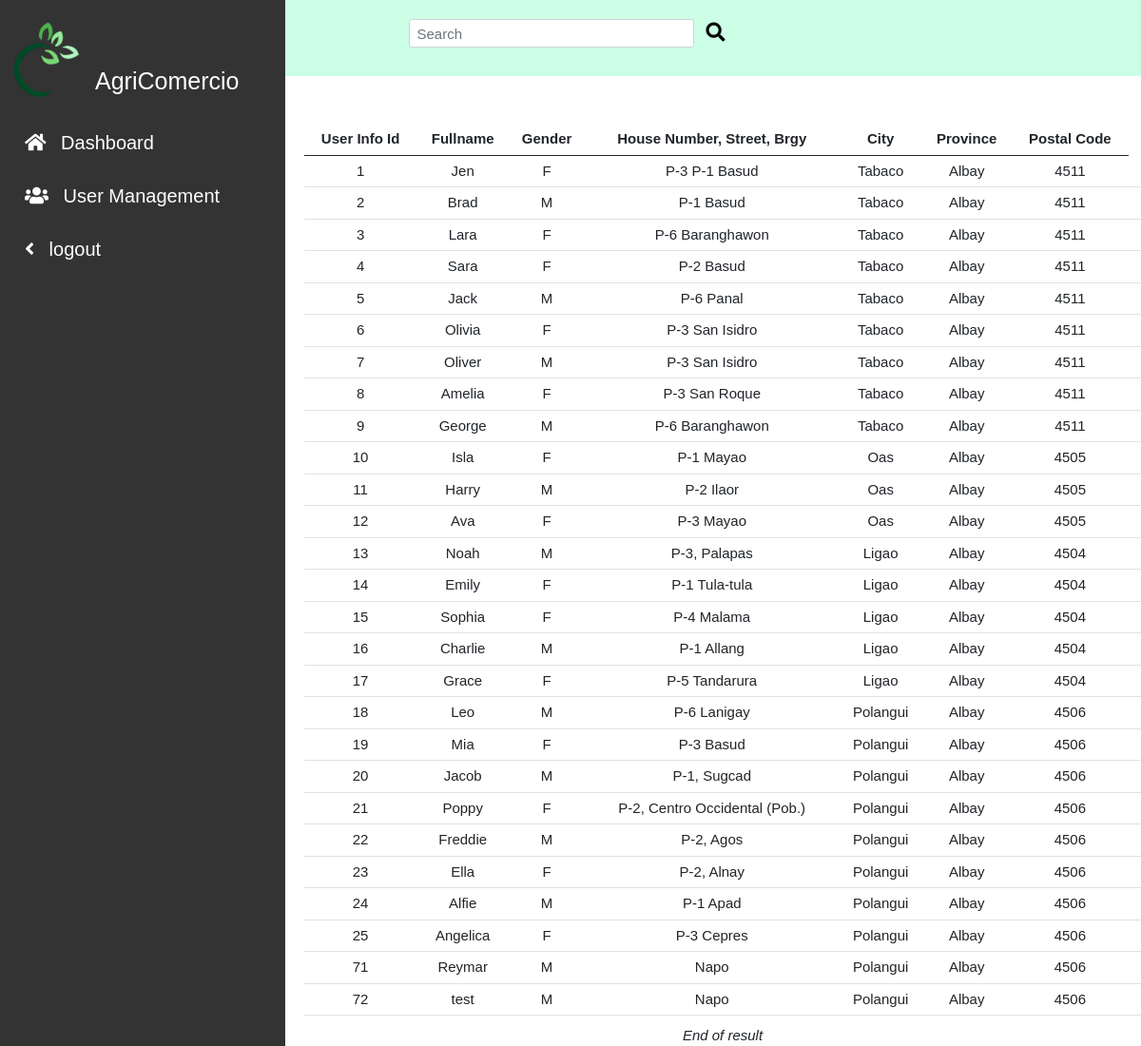
/admin/customer.php, run on an earlier commit of the app's database.
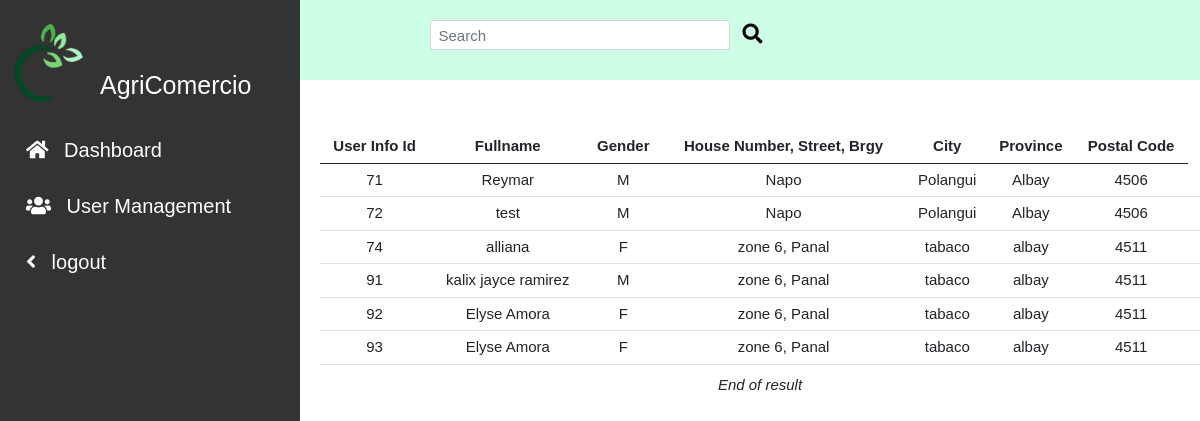
And on a later commit of the database.
### tables this page shows
CREATE TABLE `user_info` (
  `user_info_id` int(11) NOT NULL,
  `user_fullname` varchar(128) NOT NULL,
  `user_id` int(11) NOT NULL,
  `user_ref_num` varchar(64) NOT NULL,
  `gender` varchar(20) NOT NULL,
  `contact_details` int(20) NOT NULL,
  `house_no_street_brgy` varchar(128) NOT NULL,
  `city` varchar(128) NOT NULL,
  `province` varchar(128) NOT NULL,
  `postal_code` int(11) NOT NULL,
  `user_type` varchar(55) NOT NULL
);

### admin/customer.php (the view, shortened to what this page needs)
<!DOCTYPE html>
<?php
include_once ('../includes/db_conn.php');
$searchkey="";
?>
<!DOCTYPE html>
<html lang="en">
<head>
    <link rel="stylesheet" href="../css/bootstrap.min.css">
    <link rel="stylesheet" href="../css/style.css">
    <link rel="stylesheet" href="../css/fontawesome.css">
    <link rel="stylesheet" href="https://cdnjs.cloudflare.com/ajax/libs/font-awesome/5.15.2/css/all.min.css">
</head>
<body>
<header id="header">
<section id= "search">
        <div class = "container-fluid">
            <form action="customer.php" method="GET" class="d-flex">
                <input id="searchbar" name="searchkey" class="form-control me-2" type="search" placeholder="Search" aria-label="Search">
                <button class="btn btn-light" type="submit"><i class="fas fa-search"></i></button>
            </form>
        </div>
    </section>
</header>
<body>
<div class="sidenav">
  <div class="sidenav-title">
    <div class="sidenav_image">
      <img src="../img/logo1.png" alt=""width = "90px ">
      <h1>AgriComercio</h1>
    </div>
  </div>
  <a href="index.php"><i class="fas fa-home"></i> Dashboard</a>
  <a href="user.php"><i class="fas fa-users"></i> User Management</a>
  <a href="../logout.php"><i class="fas fa-angle-left"></i> logout</a>
</div>
<main>
        <div class="main__container">
          <div class="container_fluid">
                <div class="row" id="contentPanel">
                <div class="col-12">
                <?php
                if($searchkey == ""){
                                    $sql =" SELECT
                                    `user_info_id`,
                                    `user_fullname`,
                                    `user_id`,
                                    `gender`,
                                    `contact_details`,
                                    `house_no_street_brgy`,
                                    `city`,
                                    `province`,
                                    `postal_code`,
                                    `user_type`
                                    FROM `user_info`
                                    WHERE user_type = 'Customer';";
                    $stmt=mysqli_stmt_init($conn);
                    if (!mysqli_stmt_prepare($stmt, $sql)){
                    echo "Statement Failed.";
                    exit();
                    }
                }
                mysqli_stmt_execute($stmt);
                $resultData = mysqli_stmt_get_result($stmt);
                $arr=array();
                while($row = mysqli_fetch_assoc($resultData)){
                array_push($arr,$row);
                }
                if(!empty($arr)){
                    echo "<table class='table'>";
                    echo "<thead>";
                    echo "<th> User Info Id </th>";
                    echo "<th> Fullname</th>";
                    echo "<th> Gender </th>";
                    echo "<th> House Number, Street, Brgy </th>";
                    echo "<th> City </th>";
                    echo "<th> Province </th>";
                    echo "<th> Postal Code </th>";
                    echo "</thead>";
                    foreach($arr as $key => $val){
                    echo "<tr>";
                    echo "<td>" . $val ['user_info_id']         . "</td>";
                    echo "<td>" . $val ['user_fullname']   . "</td>";
                    echo "<td>" . $val ['gender']          .  " </td> ";
                    echo "<td>" . $val ['house_no_street_brgy'] .  " </td>";
                    echo "<td>" . $val ['city'] .  " </td>";
                    echo "<td>" . $val ['province'] .  " </td>";
                    echo "<td>" . $val ['postal_code'] .  " </td>";
                    echo "<td>";
                    echo "</tr>";
                    }
                  ?>
                    <?php
                    echo "</table>";
                    }
                    else{
                    echo "<h4> No Records Found.</h4>";
                    }
                ?>
                    <div
                    class='text-center'><em>End of result</em>
                    </div>
                </div>
                </div>
          </div>
      </main>
</body>
</html>

### css/style.css (style rules this page uses)
* { margin: 0; box-sizing: border-box; transition: all .1s linear; font-family: 'Exo 2', sans-serif ; }
html { font-size: 62.5%; scroll-behavior: smooth; }
body { overflow-x: hidden; }
#header { font-size: 1.5rem; font-weight: lighter; background-image:linear-gradient(#99ffcc,#ccffe6) ; }
#search { background:#ccffe6; width: 100vw; height: 10vh; }
#search form { padding: 2rem; justify-content: center; }
#search .form-control { width: 30rem; height: 3rem; font-size: 1.5rem; }
#search button { margin-top: -0.5rem; font-size: 2rem; background: transparent; border: none; }
main { margin-left: 30rem; padding: 0; }
.sidenav { height: 100%; width: 300px; position: fixed; z-index: 1; top: 0; left: 0; background-color:#333333; overflow-x: hidden; padding-top: 20px; }
.sidenav a { padding: 10px 8px 6px 16px; text-decoration: none; font-size: 2rem; color: #fff; display: block; font-weight: lighter; }
.sidenav i { margin: 1rem; color: white; }
.sidenav img { margin-bottom: 6rem; }
.sidenav h1 { color: white; margin-top: -10rem; margin-bottom: 2rem; margin-left: 10rem; }
.main__container { margin-top: 5rem; margin-left: 2rem; text-align: center; justify-content: center; }
.container_fluid .col-12 { font-size: 1.5rem; text-align-last: center; }
.text-center { text-align-last: center; }

What changed in the data, as far as the page shows it:
removed user_info: user_info_id "1", user_fullname "Jen", gender "F", house_no_street_brgy "P-3 P-1 Basud", city "Tabaco", province "Albay", postal_code "4511"
removed user_info: user_info_id "2", user_fullname "Brad", gender "M", house_no_street_brgy "P-1 Basud", city "Tabaco", province "Albay", postal_code "4511"
removed user_info: user_info_id "3", user_fullname "Lara", gender "F", house_no_street_brgy "P-6 Baranghawon", city "Tabaco", province "Albay", postal_code "4511"
removed user_info: user_info_id "4", user_fullname "Sara", gender "F", house_no_street_brgy "P-2 Basud", city "Tabaco", province "Albay", postal_code "4511"
removed user_info: user_info_id "5", user_fullname "Jack", gender "M", house_no_street_brgy "P-6 Panal", city "Tabaco", province "Albay", postal_code "4511"
removed user_info: user_info_id "6", user_fullname "Olivia", gender "F", house_no_street_brgy "P-3 San Isidro", city "Tabaco", province "Albay", postal_code "4511"
removed user_info: user_info_id "7", user_fullname "Oliver", gender "M", house_no_street_brgy "P-3 San Isidro", city "Tabaco", province "Albay", postal_code "4511"
removed user_info: user_info_id "8", user_fullname "Amelia", gender "F", house_no_street_brgy "P-3 San Roque", city "Tabaco", province "Albay", postal_code "4511"
removed user_info: user_info_id "9", user_fullname "George", gender "M", house_no_street_brgy "P-6 Baranghawon", city "Tabaco", province "Albay", postal_code "4511"
removed user_info: user_info_id "10", user_fullname "Isla", gender "F", house_no_street_brgy "P-1 Mayao", city "Oas", province "Albay", postal_code "4505"
removed user_info: user_info_id "11", user_fullname "Harry", gender "M", house_no_street_brgy "P-2 Ilaor", city "Oas", province "Albay", postal_code "4505"
removed user_info: user_info_id "12", user_fullname "Ava", gender "F", house_no_street_brgy "P-3 Mayao", city "Oas", province "Albay", postal_code "4505"
removed user_info: user_info_id "13", user_fullname "Noah", gender "M", house_no_street_brgy "P-3, Palapas", city "Ligao", province "Albay", postal_code "4504"
removed user_info: user_info_id "14", user_fullname "Emily", gender "F", house_no_street_brgy "P-1 Tula-tula", city "Ligao", province "Albay", postal_code "4504"
removed user_info: user_info_id "15", user_fullname "Sophia", gender "F", house_no_street_brgy "P-4 Malama", city "Ligao", province "Albay", postal_code "4504"
removed user_info: user_info_id "16", user_fullname "Charlie", gender "M", house_no_street_brgy "P-1 Allang", city "Ligao", province "Albay", postal_code "4504"
removed user_info: user_info_id "17", user_fullname "Grace", gender "F", house_no_street_brgy "P-5 Tandarura", city "Ligao", province "Albay", postal_code "4504"
removed user_info: user_info_id "18", user_fullname "Leo", gender "M", house_no_street_brgy "P-6 Lanigay", city "Polangui", province "Albay", postal_code "4506"
removed user_info: user_info_id "19", user_fullname "Mia", gender "F", house_no_street_brgy "P-3 Basud", city "Polangui", province "Albay", postal_code "4506"
removed user_info: user_info_id "20", user_fullname "Jacob", gender "M", house_no_street_brgy "P-1, Sugcad", city "Polangui", province "Albay", postal_code "4506"
removed user_info: user_info_id "21", user_fullname "Poppy", gender "F", house_no_street_brgy "P-2, Centro Occidental (Pob.)", city "Polangui", province "Albay", postal_code "4506"
removed user_info: user_info_id "22", user_fullname "Freddie", gender "M", house_no_street_brgy "P-2, Agos", city "Polangui", province "Albay", postal_code "4506"
removed user_info: user_info_id "23", user_fullname "Ella", gender "F", house_no_street_brgy "P-2, Alnay", city "Polangui", province "Albay", postal_code "4506"
removed user_info: user_info_id "24", user_fullname "Alfie", gender "M", house_no_street_brgy "P-1 Apad", city "Polangui", province "Albay", postal_code "4506"
removed user_info: user_info_id "25", user_fullname "Angelica", gender "F", house_no_street_brgy "P-3 Cepres", city "Polangui", province "Albay", postal_code "4506"
added user_info: user_info_id "74", user_fullname "alliana", gender "F", house_no_street_brgy "zone 6, Panal", city "tabaco", province "albay", postal_code "4511"
added user_info: user_info_id "91", user_fullname "kalix jayce ramirez", gender "M", house_no_street_brgy "zone 6, Panal", city "tabaco", province "albay", postal_code "4511"
added user_info: user_info_id "92", user_fullname "Elyse Amora", gender "F", house_no_street_brgy "zone 6, Panal", city "tabaco", province "albay", postal_code "4511"
added user_info: user_info_id "93", user_fullname "Elyse Amora", gender "F", house_no_street_brgy "zone 6, Panal", city "tabaco", province "albay", postal_code "4511"
